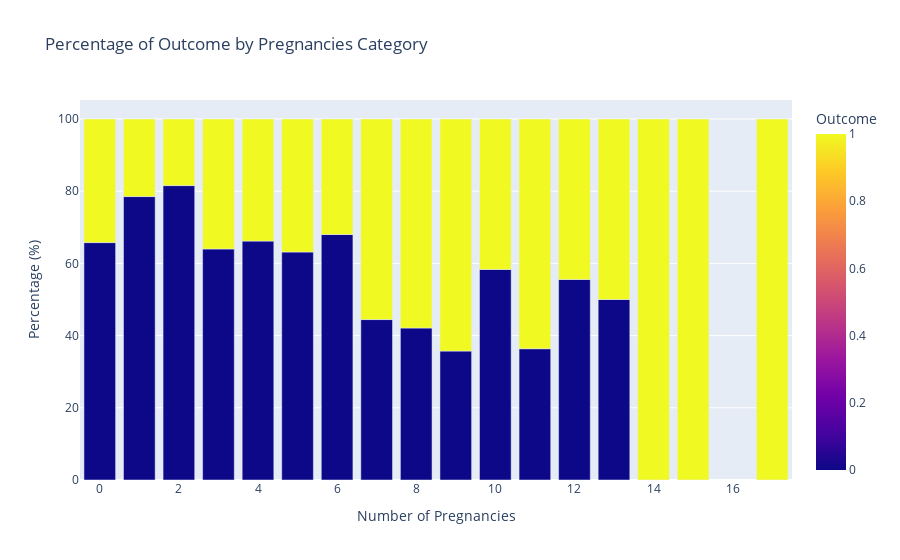

The code cell stored with this chart in its notebook:
### Code cell
import pandas as pd
import plotly.express as px

# Assuming 'df' is your DataFrame
# Group by 'Pregnancies' and 'Outcome', then calculate the count
outcome_counts = df.groupby(['Pregnancies', 'Outcome']).size().reset_index(name='Count')

# Calculate the total counts for each 'Pregnancies' category to compute percentages
total_counts = outcome_counts.groupby('Pregnancies')['Count'].transform('sum')
outcome_counts['Percentage'] = (outcome_counts['Count'] / total_counts) * 100

# Now, plot using Plotly Express
fig = px.bar(
    outcome_counts, 
    x='Pregnancies', 
    y='Percentage', 
    color='Outcome', 
    barmode='stack',  # Stacked bar plot
    labels={'Pregnancies': 'Number of Pregnancies', 'Percentage': 'Percentage (%)', 'Outcome': 'Outcome'},
    title="Percentage of Outcome by Pregnancies Category"
)

# Show the plot
fig.show()

### Figure 1 — Plotly figure (JSON) as saved in the notebook; plotly's stock layout.template omitted (floating-point values rounded to 4 significant figures)
{"data": [{"alignmentgroup": "True", "hovertemplate": "Number of Pregnancies=%{x}<br>Percentage (%)=%{y}<br>Outcome=%{marker.color}<extra></extra>", "legendgroup": "", "marker": {"color": [0, 1, 0, 1, 0, 1, 0, 1, 0, 1, 0, 1, 0, 1, 0, 1, 0, 1, 0, 1, 0, 1, 0, 1, 0, 1, 0, 1, 1, 1, 1], "coloraxis": "coloraxis", "pattern": {"shape": ""}}, "name": "", "offsetgroup": "", "orientation": "v", "showlegend": false, "textposition": "auto", "type": "bar", "x": [0, 0, 1, 1, 2, 2, 3, 3, 4, 4, 5, 5, 6, 6, 7, 7, 8, 8, 9, 9, 10, 10, 11, 11, 12, 12, 13, 13, 14, 15, 17], "xaxis": "x", "y": [65.77, 34.23, 78.52, 21.48, 81.55, 18.45, 64, 36, 66.18, 33.82, 63.16, 36.84, 68, 32, 44.44, 55.56, 42.11, 57.89, 35.71, 64.29, 58.33, 41.67, 36.36, 63.64, 55.56, 44.44, 50, 50, 100, 100, 100], "yaxis": "y"}], "layout": {"barmode": "stack", "coloraxis": {"colorbar": {"title": {"text": "Outcome"}}, "colorscale": [[0, "#0d0887"], [0.1111, "#46039f"], [0.2222, "#7201a8"], [0.3333, "#9c179e"], [0.4444, "#bd3786"], [0.5556, "#d8576b"], [0.6667, "#ed7953"], [0.7778, "#fb9f3a"], [0.8889, "#fdca26"], [1, "#f0f921"]]}, "legend": {"tracegroupgap": 0}, "title": {"text": "Percentage of Outcome by Pregnancies Category"}, "xaxis": {"anchor": "y", "domain": [0, 1], "title": {"text": "Number of Pregnancies"}}, "yaxis": {"anchor": "x", "domain": [0, 1], "title": {"text": "Percentage (%)"}}}}
